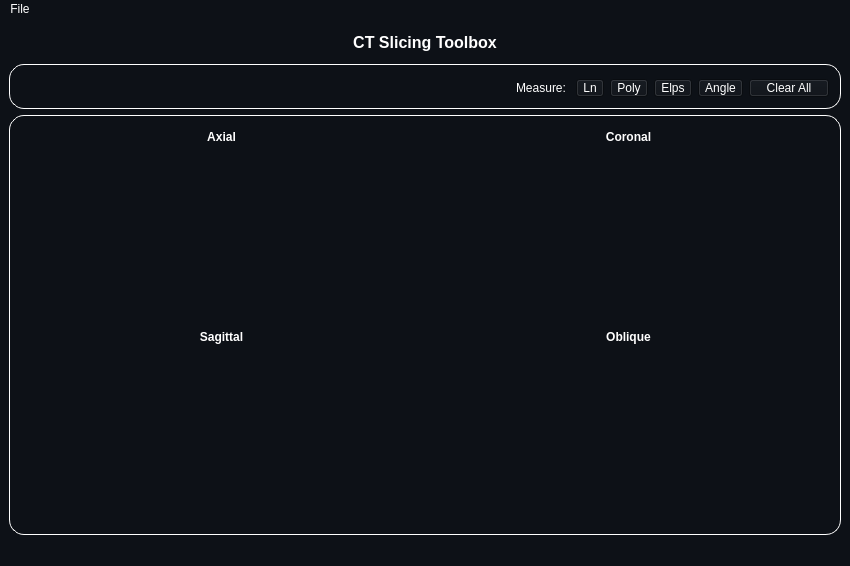
<?xml version="1.0" encoding="UTF-8"?>
<ui version="4.0">
 <class>MainWindow</class>
 <widget class="QMainWindow" name="MainWindow">
  <property name="geometry">
   <rect>
    <x>0</x>
    <y>0</y>
    <width>850</width>
    <height>566</height>
   </rect>
  </property>
  <property name="windowTitle">
   <string>MainWindow</string>
  </property>
  <property name="styleSheet">
   <string notr="true">color: rgb(255, 255, 255);
background-color: rgb(13, 17, 23);</string>
  </property>
  <widget class="QWidget" name="centralwidget">
   <layout class="QGridLayout" name="gridLayout">
    <item row="0" column="1">
     <widget class="QLabel" name="label">
      <property name="maximumSize">
       <size>
        <width>16777215</width>
        <height>30</height>
       </size>
      </property>
      <property name="text">
       <string>&lt;html&gt;&lt;head/&gt;&lt;body&gt;&lt;p align=&quot;center&quot;&gt;&lt;span style=&quot; font-size:12pt; font-weight:600;&quot;&gt;CT Slicing Toolbox&lt;/span&gt;&lt;/p&gt;&lt;/body&gt;&lt;/html&gt;</string>
      </property>
     </widget>
    </item>
    <item row="2" column="1">
     <widget class="QGroupBox" name="groupBox">
      <property name="styleSheet">
       <string notr="true">QGroupBox {
background-color: rgb(13, 17, 23);
border: 1.2px solid #ffffff;
border-style: outset;
border-radius: 15px;
}
QGroupBox::title  {
    subcontrol-origin: margin;
    subcontrol-position: top left;
    padding: -5px 0px 0px 0px;
    color: rgb(255, 255, 255);
}</string>
      </property>
      <property name="title">
       <string/>
      </property>
      <layout class="QGridLayout" name="gridLayout_2">
       <item row="0" column="0">
        <layout class="QVBoxLayout" name="verticalLayout">
         <item>
          <widget class="QLabel" name="label_2">
           <property name="maximumSize">
            <size>
             <width>16777215</width>
             <height>15</height>
            </size>
           </property>
           <property name="text">
            <string>&lt;html&gt;&lt;head/&gt;&lt;body&gt;&lt;p align=&quot;center&quot;&gt;&lt;span style=&quot; font-weight:600;&quot;&gt;Axial&lt;/span&gt;&lt;/p&gt;&lt;/body&gt;&lt;/html&gt;</string>
           </property>
          </widget>
         </item>
         <item>
          <widget class="PlotWidget" name="axial_box" native="true"/>
         </item>
        </layout>
       </item>
       <item row="0" column="1">
        <layout class="QVBoxLayout" name="verticalLayout_3">
         <item>
          <widget class="QLabel" name="label_4">
           <property name="maximumSize">
            <size>
             <width>16777215</width>
             <height>15</height>
            </size>
           </property>
           <property name="text">
            <string>&lt;html&gt;&lt;head/&gt;&lt;body&gt;&lt;p align=&quot;center&quot;&gt;&lt;span style=&quot; font-weight:600;&quot;&gt;Coronal&lt;/span&gt;&lt;/p&gt;&lt;/body&gt;&lt;/html&gt;</string>
           </property>
          </widget>
         </item>
         <item>
          <widget class="PlotWidget" name="coronal_box" native="true"/>
         </item>
        </layout>
       </item>
       <item row="1" column="0">
        <layout class="QVBoxLayout" name="verticalLayout_2">
         <item>
          <widget class="QLabel" name="label_3">
           <property name="maximumSize">
            <size>
             <width>16777215</width>
             <height>15</height>
            </size>
           </property>
           <property name="text">
            <string>&lt;html&gt;&lt;head/&gt;&lt;body&gt;&lt;p align=&quot;center&quot;&gt;&lt;span style=&quot; font-weight:600;&quot;&gt;Sagittal&lt;/span&gt;&lt;/p&gt;&lt;/body&gt;&lt;/html&gt;</string>
           </property>
          </widget>
         </item>
         <item>
          <widget class="PlotWidget" name="sagittal_box" native="true"/>
         </item>
        </layout>
       </item>
       <item row="1" column="1">
        <layout class="QVBoxLayout" name="verticalLayout_4">
         <item>
          <widget class="QLabel" name="label_5">
           <property name="maximumSize">
            <size>
             <width>16777215</width>
             <height>15</height>
            </size>
           </property>
           <property name="text">
            <string>&lt;html&gt;&lt;head/&gt;&lt;body&gt;&lt;p align=&quot;center&quot;&gt;&lt;span style=&quot; font-weight:600;&quot;&gt;Oblique&lt;/span&gt;&lt;/p&gt;&lt;/body&gt;&lt;/html&gt;</string>
           </property>
          </widget>
         </item>
         <item>
          <widget class="PlotWidget" name="oblique_box" native="true"/>
         </item>
        </layout>
       </item>
      </layout>
     </widget>
    </item>
    <item row="1" column="1">
     <widget class="QGroupBox" name="groupBox_2">
      <property name="maximumSize">
       <size>
        <width>16777215</width>
        <height>45</height>
       </size>
      </property>
      <property name="styleSheet">
       <string notr="true">QGroupBox {
background-color: rgb(13, 17, 23);
border: 1.2px solid #ffffff;
border-style: outset;
border-radius: 15px;
}
QGroupBox::title  {
    subcontrol-origin: margin;
    subcontrol-position: top left;
    padding: -5px 0px 0px 0px;
    color: rgb(255, 255, 255);
}</string>
      </property>
      <property name="title">
       <string/>
      </property>
      <layout class="QHBoxLayout" name="horizontalLayout_2">
       <item>
        <widget class="QWidget" name="widget" native="true">
         <property name="maximumSize">
          <size>
           <width>16777215</width>
           <height>35</height>
          </size>
         </property>
         <layout class="QHBoxLayout" name="horizontalLayout">
          <item>
           <widget class="QLabel" name="angle_label">
            <property name="text">
             <string>Angle: 0</string>
            </property>
           </widget>
          </item>
          <item>
           <widget class="QSlider" name="angle_slider">
            <property name="maximum">
             <number>180</number>
            </property>
            <property name="pageStep">
             <number>5</number>
            </property>
            <property name="orientation">
             <enum>Qt::Horizontal</enum>
            </property>
            <property name="tickPosition">
             <enum>QSlider::TicksBelow</enum>
            </property>
           </widget>
          </item>
          <item>
           <spacer name="horizontalSpacer">
            <property name="orientation">
             <enum>Qt::Horizontal</enum>
            </property>
            <property name="sizeHint" stdset="0">
             <size>
              <width>40</width>
              <height>20</height>
             </size>
            </property>
           </spacer>
          </item>
         </layout>
        </widget>
       </item>
       <item>
        <widget class="QLabel" name="label_6">
         <property name="text">
          <string>Measure: </string>
         </property>
        </widget>
       </item>
       <item>
        <widget class="QToolButton" name="line">
         <property name="text">
          <string>Ln</string>
         </property>
         <property name="checkable">
          <bool>true</bool>
         </property>
        </widget>
       </item>
       <item>
        <widget class="QToolButton" name="polygon">
         <property name="text">
          <string>Poly</string>
         </property>
         <property name="checkable">
          <bool>true</bool>
         </property>
        </widget>
       </item>
       <item>
        <widget class="QToolButton" name="elps">
         <property name="text">
          <string>Elps</string>
         </property>
         <property name="checkable">
          <bool>true</bool>
         </property>
        </widget>
       </item>
       <item>
        <widget class="QToolButton" name="angle">
         <property name="text">
          <string>Angle</string>
         </property>
         <property name="checkable">
          <bool>true</bool>
         </property>
        </widget>
       </item>
       <item>
        <widget class="QPushButton" name="clear">
         <property name="text">
          <string>Clear All</string>
         </property>
        </widget>
       </item>
      </layout>
     </widget>
    </item>
   </layout>
  </widget>
  <widget class="QMenuBar" name="menubar">
   <property name="geometry">
    <rect>
     <x>0</x>
     <y>0</y>
     <width>850</width>
     <height>21</height>
    </rect>
   </property>
   <widget class="QMenu" name="menuBrowse">
    <property name="title">
     <string>File</string>
    </property>
    <addaction name="actionOpen"/>
   </widget>
   <addaction name="menuBrowse"/>
  </widget>
  <widget class="QStatusBar" name="statusbar"/>
  <action name="actionOpen">
   <property name="icon">
    <iconset>
     <normaloff>icons/Open-256.png</normaloff>icons/Open-256.png</iconset>
   </property>
   <property name="text">
    <string>Open</string>
   </property>
  </action>
 </widget>
 <customwidgets>
  <customwidget>
   <class>PlotWidget</class>
   <extends>QWidget</extends>
   <header>pyqtgraph</header>
   <container>1</container>
  </customwidget>
 </customwidgets>
 <resources>
  <include location="icons/resources.qrc"/>
 </resources>
 <connections/>
</ui>
